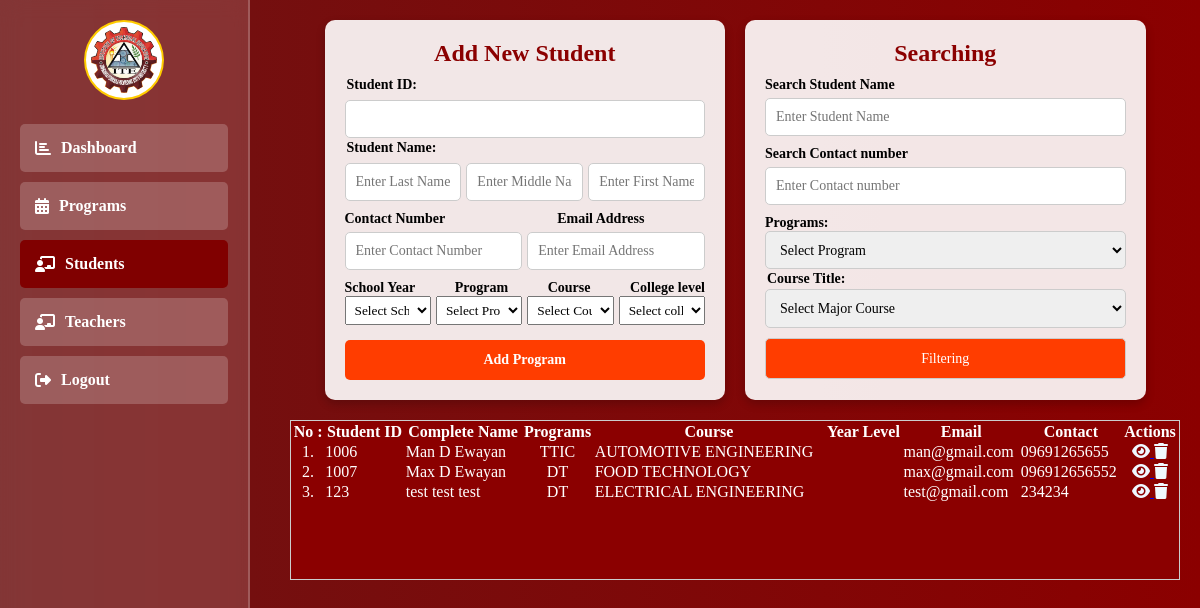
The page /admin/students.php (signed in) on the database as committed earlier.
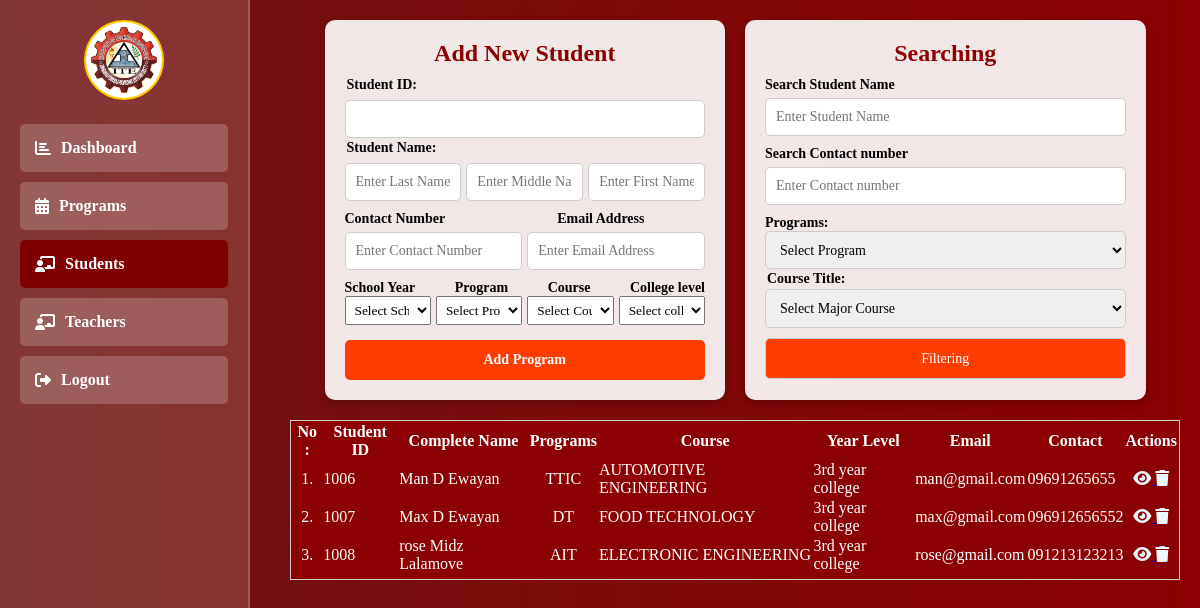
The same page on the database as committed later.
### tables this page shows
CREATE TABLE `students` (
  `id` int(11) NOT NULL,
  `student_code` varchar(100) DEFAULT NULL,
  `fname` varchar(100) NOT NULL,
  `mname` varchar(100) NOT NULL,
  `lname` varchar(100) NOT NULL,
  `profile` varchar(255) NOT NULL,
  `school_year` varchar(100) NOT NULL,
  `program` varchar(100) NOT NULL,
  `course` varchar(100) NOT NULL,
  `levels` int(10) NOT NULL,
  `section_id` int(11) DEFAULT NULL,
  `contact` varchar(20) NOT NULL,
  `email` varchar(100) NOT NULL,
  `verify` varchar(50) NOT NULL
);

CREATE TABLE `college_level` (
  `id` int(11) NOT NULL,
  `year_level` varchar(100) NOT NULL
);

### admin/admin_function.php (called while the page is built, shortened)
<?php
include "../db_connect.php";
function getYearLevel($id)
{
    global $pdo;
    try {
        $stmt = $pdo->prepare("
        SELECT *  FROM college_level WHERE id =?
        ");
        $stmt->execute([$id]);
        return $stmt->fetchAll();
    } catch (PDOException $e) {
        return [];
    }
}
function GetStudents()
{
    global $pdo;
    try {
        $stmt = $pdo->prepare("SELECT s.*,
            CONCAT(s.lname, ' ', s.mname, ' ', s.fname) AS student_name
         FROM students s
         ");
        $stmt->execute();
        $students = $stmt->fetchAll(PDO::FETCH_ASSOC);
        return $students;
    } catch (PDOException $e) {
        return [];
    }
}

### admin/students.php (the view, shortened to what the changed rows need)
<?php
include "../db_connect.php";
include "./admin_function.php";
?>
<!DOCTYPE html>
<html lang="en">
<head>
    <link rel="stylesheet" href="https://cdnjs.cloudflare.com/ajax/libs/font-awesome/6.2.0/css/all.css">
</head>
<body>
    <div class="content">
        <div class="dashboard-container">
            <div class="card">
                <h2>Add New Student</h2>
            </div>
            <div class="card">
                <h2>Searching</h2>
            </div>
            <div class="card-table" id="tableNone"
                style="width: 100%; color: #ccc; border: 1px solid #ccc; height: 10rem; background-color: #8B0000; overflow-y: scroll;">
                <div class="tables-content" style=" background-color: #8B0000; display: flex; color: white;">
                    <table class="table" style=" width: 100%; ">
                        <thead>
                            <tr>
                                <th>No :</th>
                                <th>Student ID</th>
                                <th>Complete Name</th>
                                <th>Programs</th>
                                <th>Course</th>
                                <th>Year Level</th>
                                <th>Email</th>
                                <th>Contact</th>
                                <th>Actions</th>
                            </tr>
                        </thead>
                        <tbody>
                            <?php
                            $list = GetStudents();
                            foreach ($list as $index => $program) {
                                if (
                                    (!isset($_GET['student_name']) || $_GET['student_name'] == '' || $_GET['student_name'] == $program['student_name']) &&
                                    (!isset($_GET['student_name']) || $_GET['student_name'] == '' || $_GET['student_name'] == $program['student_name']) &&
                                    (!isset($_GET['contact']) || $_GET['contact'] == '' || $_GET['contact'] == $program['contact']) &&
                                    (!isset($_GET['program']) || $_GET['program'] == '' || $_GET['program'] == $program['program']) &&
                                    (!isset($_GET['course']) || $_GET['course'] == '' || $_GET['course'] == $program['course'])
                                ) {
                            ?>
                            <tr style="text-align: center;">
                                <td style="margin-left: 5px;">
                                    <?php echo $index + 1 ?>.
                                </td>
                                <td style="text-align: left;">
                                    <?php echo htmlspecialchars($program['student_code']) ?>
                                </td>
                                <td style="text-align: left;">
                                    <?php echo htmlspecialchars($program['student_name']) ?>
                                </td>
                                <td>
                                    <?php echo htmlspecialchars($program['program']); ?>
                                </td>
                                <td style="text-align: left;"><?php echo htmlspecialchars($program['course']) ?></td>
                                <td style="text-align: left;">
                                    <?php $year_level = getYearLevel($program['levels']); ?>
                                    <?php foreach ($year_level as $year_level_value) { ?>
                                    <?php echo $year_level_value['year_level']; ?>
                                    <?php } ?>
                                </td>
                                <td style="text-align: left;"><?php echo htmlspecialchars($program['email']) ?></td>
                                <td style="text-align: left;"><?php echo htmlspecialchars($program['contact']) ?></td>
                                <td>
                                    <div style="color: aliceblue;">
                                        <a
                                            href="view_student.php?program_id=<?php echo $program['id']; ?>&program_name=<?php echo urlencode($program['program']); ?>&student_name=<?php echo urlencode($program['student_name']); ?></a>&course_name=<?php echo urlencode($program['course']); ?>&student_id=<?php echo urlencode($program['student_code']); ?>">
                                            <i style="color: aliceblue;" class="fa fa-eye"></i>
                                        </a>
                                        <a class="delete-program" section="<?php echo $program['id']; ?>"><i
                                                class="fa fa-trash"></i></a>
                                    </div>
                                </td>
                            </tr>
                            <?php }
                            } ?>
                        </tbody>
                    </table>
                </div>
            </div>
        </div>
</body>
</html>

Rows that differ between the two databases and show on the page:
added college_level: year_level "3rd year college"
changed students: student_code "123" → "1008"; student_name "test test test" → "rose Midz Lalamove"; program "DT" → "AIT"; course "ELECTRICAL ENGINEERING" → "ELECTRONIC ENGINEERING"; email "test@gmail.com" → "rose@gmail.com"; contact "234234" → "091213123213"
